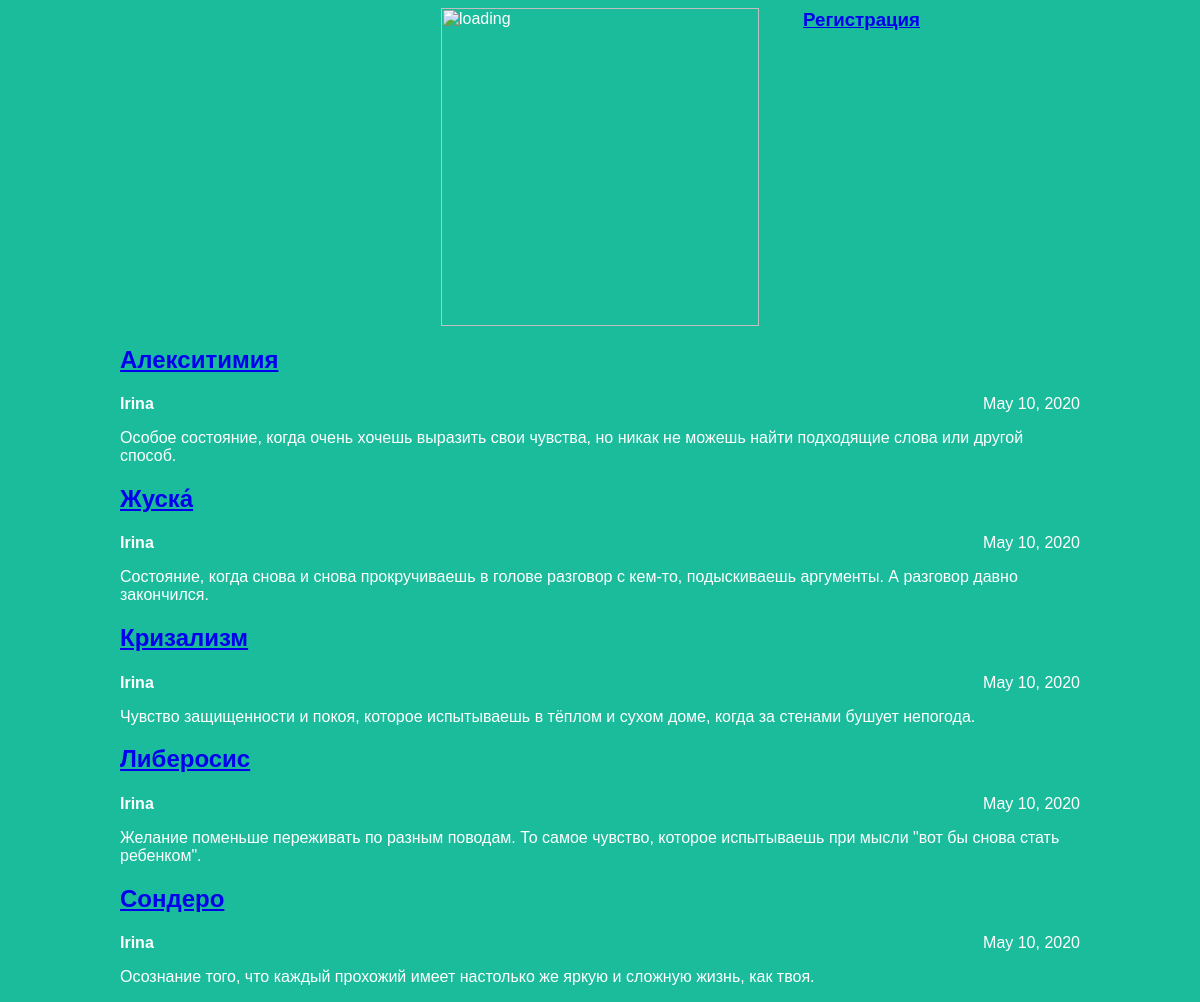
The page / on the database its author committed.
### articles/models.py (models this page shows, shortened)
class Article(models.Model):
    title = models.CharField(max_length=200)
    author = models.ForeignKey(User, on_delete=models.CASCADE)
    text = models.TextField()
    created_date = models.DateField(auto_now_add=True)
    def get_excerpt(self):
        return self.text[:140] + "..." if len(self.text) > 140\
else self.text

### articles/views.py (the view)
# urls.py: path('', views.archive, name='archive'),
def archive(request):
    return render(request, 'templates/archive.html', {"posts":
                                                          Article.objects.all()})

### articles/templates/archive.html (shortened to what this page needs)
<html>
    <head>
        <link rel="stylesheet" href="{{ STATIC_URL }}/static/article.css">
    </head>
    <body>
    <div class="header"> <img src="https://media.tenor.com/images/1170597818a37a7c6e3e1d4baeb6e2eb/tenor.gif" alt="loading">
    </div>
    <div style="height:50px; position:absolute; right:280px; top:-10px;"><h3><a href="/signup">Регистрация</a></h3></div>
      <div class="archive">
          {% for post in posts %}
               <div class="one-post">
                    <a href="article/{{ post.id }}">
                    <h2 class="post-title">{{ post.title }}</h2></a>
                    <div class="article-info">
                         <h4><div class="article-author">{{ post.author.username }}</div></h4>
                         <div class="article-created-date">{{ post.created_date }}</div>
                    </div>
                    <p class="article-text">{{ post.get_excerpt }}</p>
               </div>
          {% endfor %}
      </div>
    </body>
</html>

### articles/static/article.css (style rules this page uses)
body { background: #1abc9c; font-family: Tahoma, Arial, sans-serif; color: #ffffff; }
.header img { display: block; width: 318px; margin-left: auto; margin-right: auto; }
.archive { width: 960px; margin-left: auto; margin-right: auto; }
.article-author { width: 50%; float: left; }
.article-created-date { text-align: right; }

### rows shown on the page
Article: title "Алекситимия", author.username "Irina", created_date "May 10, 2020", get_excerpt "Особое состояние, когда очень хочешь выразить свои чувства, но никак не можешь найти подходящие слова или другой способ."
Article: title "Жуска́", author.username "Irina", created_date "May 10, 2020", get_excerpt "Состояние, когда снова и снова прокручиваешь в голове разговор с кем-то, подыскиваешь аргументы. А разговор давно закончился."
Article: title "Кризализм", author.username "Irina", created_date "May 10, 2020", get_excerpt "Чувство защищенности и покоя, которое испытываешь в тёплом и сухом доме, когда за стенами бушует непогода."
Article: title "Либеросис", author.username "Irina", created_date "May 10, 2020", get_excerpt "Желание поменьше переживать по разным поводам. То самое чувство, которое испытываешь при мысли \"вот бы снова стать ребенком\"."
Article: title "Cондеро", author.username "Irina", created_date "May 10, 2020", get_excerpt "Осознание того, что каждый прохожий имеет настолько же яркую и сложную жизнь, как твоя."
